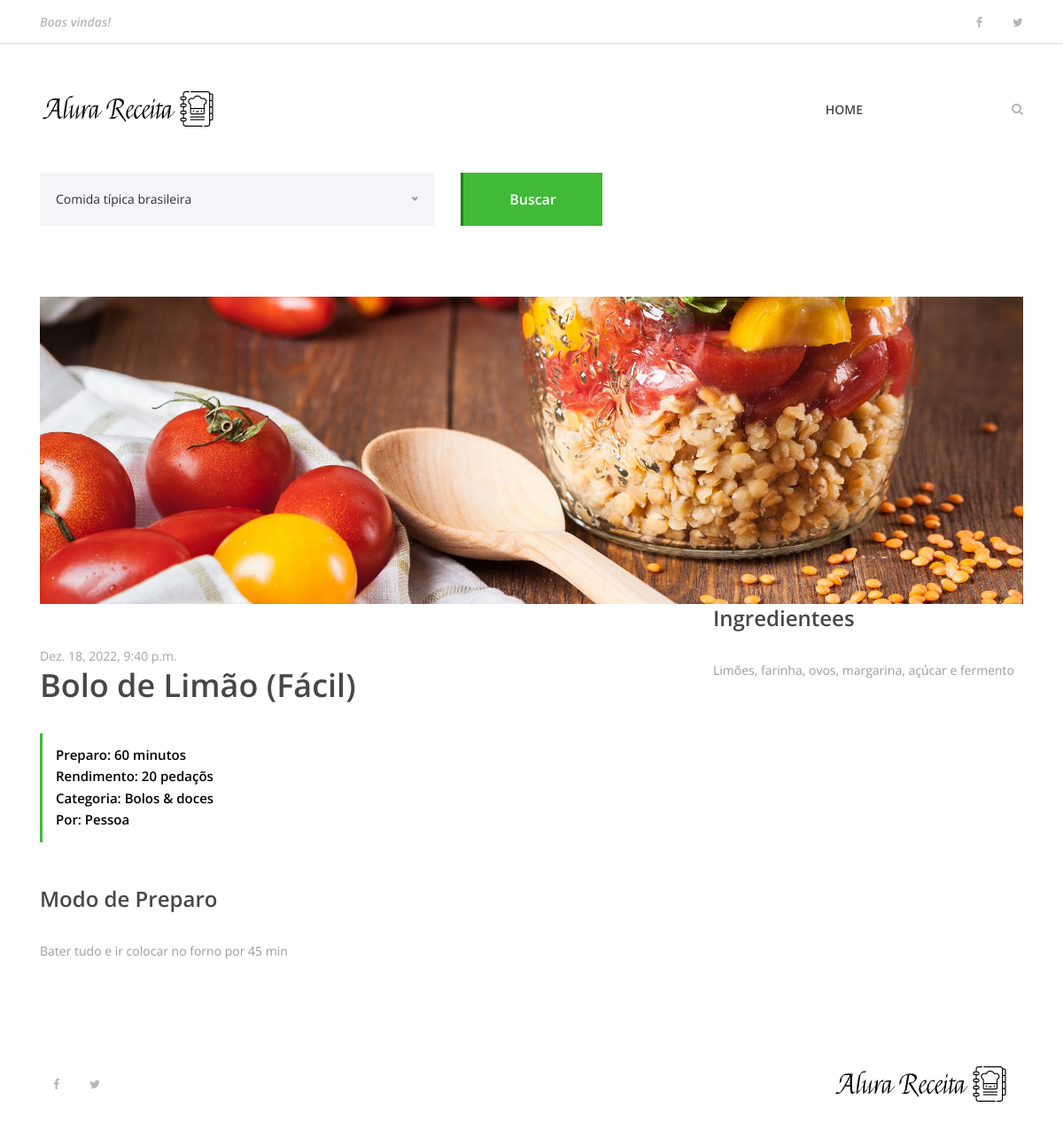
Page /receita/1 on the committed database.
### receitas/models.py (models this page shows)
class Receita(models.Model):
    nome_da_receita = models.CharField(max_length=200)
    ingredientes = models.TextField()
    modo_preparo = models.TextField()
    tempo_preparo = models.IntegerField()
    rendimento = models.CharField(max_length=200)
    categoria = models.CharField(max_length=200)
    data_publicacao = models.DateTimeField(default=datetime.now, blank=True)

### receitas/views.py (the view)
# urls.py: path('receita/<int:receita_id>', views.receita, name='receita')
def receita(requisicao, receita_id):
    receita = get_object_or_404(Receita, pk = receita_id)
    receita_a_exeibir = {
        'receita' : receita
    }
    return render(requisicao, 'receita.html', receita_a_exeibir)

### receitas/templates/receita.html (shortened to what this page needs)
{% extends 'base.html'%}
{% load static%}
{% block content%}
{% include 'partials/menu.html' %}
<div class="receipe-post-search mb-80">
    <div class="container">
        <form action="#" method="post">
            <div class="row">
                <div class="col-12 col-lg-5">
                </div>
                <div class="col-12 col-lg-2 text-right">
                    <button type="submit" class="btn delicious-btn">Buscar</button>
                </div>
            </div>
        </form>
    </div>
</div>
<div class="container">
    <div class="row">
        <div class="col-12">
            <div class="receipe-slider owl-carousel">
                <img src="{% static 'img/bg-img/tomate_banner.jpg' %}">
            </div>
        </div>
    </div>
</div>
<div class="receipe-content-area">
    <div class="container">
        <div class="row">
            <div class="col-12 col-md-8">
                <div class="receipe-headline my-5">
                    <span>{{ receita.data_publicacao}}</span>
                    <h2>{{receita.nome_da_receita}}</h2>
                    <div class="receipe-duration">
                        <h6>Preparo: {{receita.tempo_preparo}} minutos</h6>
                        <h6>Rendimento: {{receita.rendimento}}</h6>
                        <h6>Categoria: {{receita.categoria}}</h6>
                        <h6>Por: Pessoa</h6>
                    </div>
                </div>
            </div>
            <div class="col-12 col-lg-4">
                <div class="ingredients">
                    <h4>Ingredientees</h4>
                    <div class="ingredients">
                        <p>{{receita.ingredientes}}</p>
                    </div>
                </div>
            </div>
        </div>
        <div class="row">
            <div class="col-12 col-lg-8">
                <div class="ingredients">
                    <h4>Modo de Preparo</h4>
                    <div class="single-preparation-step d-flex">
                        <p>{{receita.modo_preparo}} </p>
                    </div>
                </div>
            </div>
        </div>
        {% include 'partials/footer.html' %}
        {% endblock %}

### receitas/templates/base.html (shortened to what this page needs)
{% load static%}
<!DOCTYPE html>
<html lang="en">
<head>
    <link rel="stylesheet" href="{% static 'site.css' %}">
</head>
<body>
    {%block content %}
    {% endblock %}
</body>
</html>

### receitas/templates/partials/menu.html (shortened to what this page needs)
{% load static %}
<header class="header-area">
    <div class="top-header-area">
        <div class="container h-100">
            <div class="row h-100 align-items-center justify-content-between">
                <div class="col-12 col-sm-6">
                    <div class="breaking-news">
                        <div id="breakingNewsTicker" class="ticker">
                            <ul>
                                <li><a href="">Boas vindas!</a></li>
                            </ul>
                        </div>
                    </div>
                </div>
                <div class="col-12 col-sm-6">
                    <div class="top-social-info text-right">
                        <a href=""><i class="fa fa-facebook" aria-hidden="true"></i></a>
                        <a href=""><i class="fa fa-twitter" aria-hidden="true"></i></a>
                    </div>
                </div>
            </div>
        </div>
    </div>
    <div class="delicious-main-menu">
        <div class="classy-nav-container breakpoint-off">
            <div class="container">
                <nav class="classy-navbar justify-content-between" id="deliciousNav">
                    <a class="nav-brand" href="{% url 'index' %}"><img src="{% static 'img/core-img/logo.png' %}"
                            alt=""></a>
                    <div class="classy-menu">
                        <div class="classynav">
                            <ul>
                                <li><a href="{% url 'index'%}">Home</a></li>
                            </ul>
                            <div class="search-btn">
                                <i class="fa fa-search" aria-hidden="true"></i>
                            </div>
                        </div>
                    </div>
                </nav>
            </div>
        </div>
    </div>
</header>

### receitas/templates/partials/footer.html
{% load static %}
<footer class="footer-area">
    <div class="container h-100">
        <div class="row h-100">
            <div class="col-12 h-100 d-flex flex-wrap align-items-center justify-content-between">
                <div class="footer-social-info text-right">
                    <a href="#"><i class="fa fa-facebook" aria-hidden="true"></i></a>
                    <a href="#"><i class="fa fa-twitter" aria-hidden="true"></i></a>
                </div>
                <div class="footer-logo">
                    <a href="{% url 'index' %}"><img src="{% static 'img/core-img/logo.png' %}" alt=""></a>
                </div>
            </div>
        </div>
    </div>
</footer>

### alurareceita/static/site.css (style rules this page uses)
* { margin: 0; padding: 0; }
body { font-family: "Open Sans", sans-serif; font-size: 14px; }
h1, h2, h3, h4, h5, h6 { color: #000000; line-height: 1.3; font-weight: 600; }
p { color: #9b9b9b; font-size: 14px; line-height: 2; font-weight: 400; }
a, a:hover, a:focus { -webkit-transition-duration: 500ms; transition-duration: 500ms; text-decoration: none; outline: 0 solid transparent; color: #000000; font-weight: 600; font-size: 14px; color: #474747; }
ul, ol { margin: 0; }
ul li, ol li { list-style: none; }
img { height: auto; max-width: 100%; }
.mb-80 { margin-bottom: 80px !important; }
.delicious-btn { display: inline-block; min-width: 160px; height: 60px; color: #ffffff; border: none; border-left: 3px solid #1c8314; border-radius: 0; padding: 0 30px; font-size: 16px; line-height: 58px; font-weight: 600; -webkit-transition-duration: 500ms; transition-duration: 500ms; text-transform: capitalize; background-color: #40ba37; }
.header-area { position: relative; z-index: 100; width: 100%; }
.header-area .top-header-area { width: 100%; height: 50px; background-color: #ffffff; border-bottom: 1px solid #dddee9; }
.header-area .top-header-area .breaking-news { position: relative; z-index: 1; }
.header-area .top-header-area .breaking-news .ticker { width: 100%; text-align: left; position: relative; overflow: hidden; }
.header-area .top-header-area .breaking-news .ticker ul { width: 100%; position: relative; z-index: 1; }
.header-area .top-header-area .breaking-news .ticker ul li { display: none; width: 100%; }
.header-area .top-header-area .breaking-news .ticker ul li a { font-size: 14px; color: #b6b6b6; font-style: italic; }
.header-area .top-header-area .top-social-info a { display: inline-block; color: #b6b6b6; font-size: 13px; margin-right: 30px; }
.header-area .top-header-area .top-social-info a:last-child { margin-right: 0; }
.header-area .delicious-main-menu { position: relative; width: 100%; z-index: 100; height: 145px; }
.header-area .delicious-main-menu .classy-nav-container { background-color: transparent; }
.header-area .delicious-main-menu .classy-navbar { height: 145px; padding: 0; }
.header-area .delicious-main-menu .classy-navbar .classynav ul li a { font-weight: 600; }
.header-area .delicious-main-menu .classy-navbar .classynav > ul > li > a { text-transform: uppercase; padding: 12px 18px 11px; background-color: transparent; border-bottom: 3px solid transparent; line-height: 1; color: #474747; font-weight: 600; }
.header-area .delicious-main-menu .classynav .search-btn { color: #b6b6b6; margin-left: 150px; cursor: pointer; -webkit-transition-duration: 500ms; transition-duration: 500ms; }
.header-area .delicious-main-menu .classynav .search-btn i { -webkit-transition-duration: 500ms; transition-duration: 500ms; }
.receipe-post-search { position: relative; z-index: 20; }
.receipe-slider { position: relative; z-index: 1; }
.receipe-headline span { font-size: 14px; display: block; color: #a4a4a4; margin-bottom: 0; }
.receipe-headline h2 { font-size: 36px; color: #474747; margin-bottom: 30px; }
.receipe-headline .receipe-duration { border-left: 3px solid #40ba37; padding: 15px; }
.receipe-headline .receipe-duration h6 { font-size: 15px; margin-bottom: 5px; }
.receipe-headline .receipe-duration h6:last-child { margin-bottom: 0; }
.single-preparation-step { position: relative; z-index: 1; margin-bottom: 50px; }
.ingredients h4 { color: #474747; margin-bottom: 30px; }
.footer-area { position: relative; z-index: 1; width: 100%; height: 140px; background-color: #ffffff; }
.footer-area .footer-social-info { padding-right: 15px; }
.footer-area .footer-social-info a { display: inline-block; color: #b6b6b6; font-size: 13px; margin-right: 30px; }
.footer-area .footer-social-info a:last-child { margin-right: 0; }

### rows in the picture
Receita: data_publicacao "Dez. 18, 2022, 9:40 p.m.", nome_da_receita "Bolo de Limão (Fácil)", tempo_preparo "60", rendimento "20 pedaçõs", categoria "Bolos & doces", ingredientes "Limões, farinha, ovos, margarina, açúcar e fermento", modo_preparo "Bater tudo e ir colocar no forno por 45 min"
